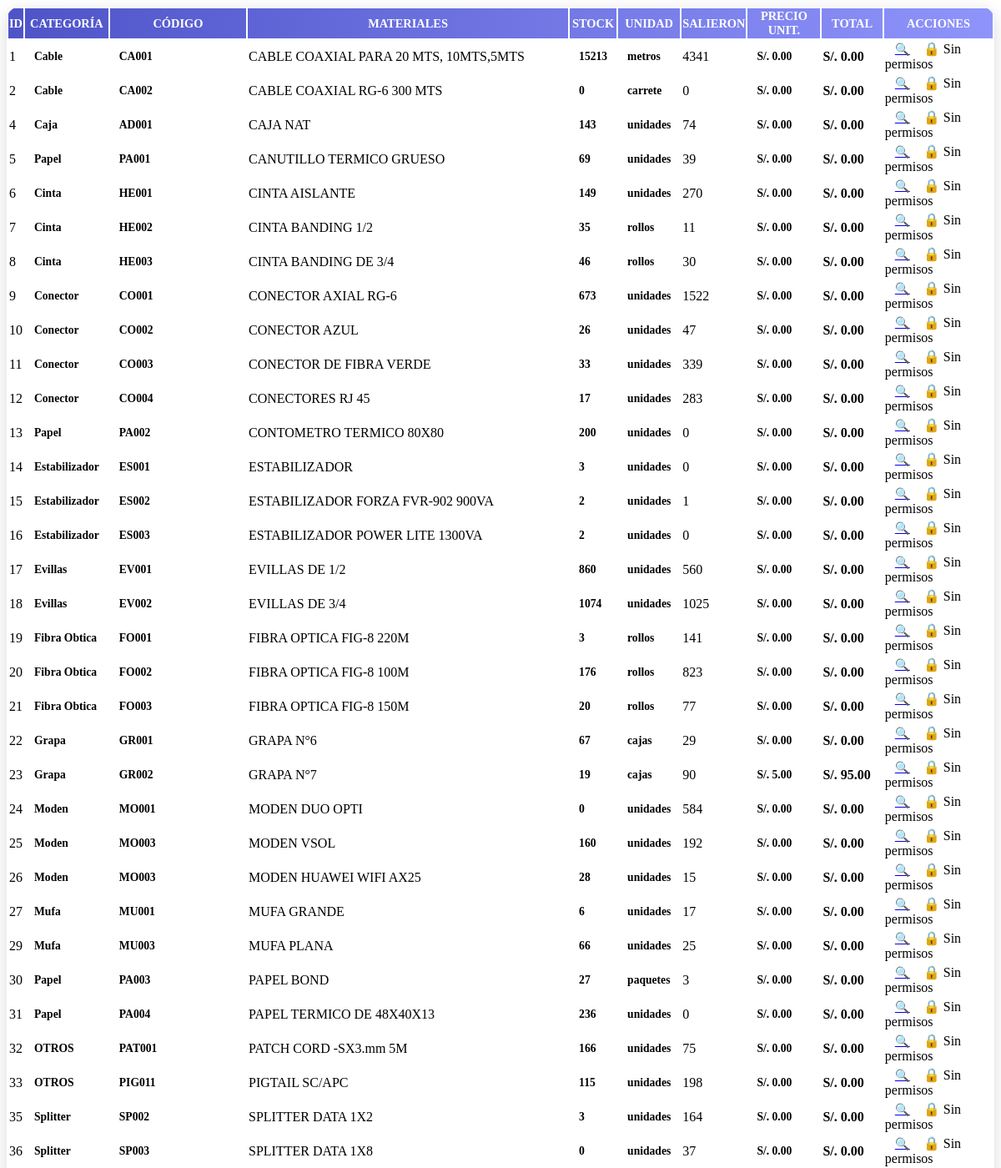
The app's page /filtro_productos.php (upper part) with its own data.
### tables this page shows
CREATE TABLE `productos` (
  `id` int(11) NOT NULL,
  `id_categoria` int(11) DEFAULT NULL,
  `codigo` varchar(50) NOT NULL,
  `nombre` varchar(100) NOT NULL,
  `unidad_medida` enum('par','carrete','rollos','unidades','metros','cajas','paquetes','cientos','docenas','otros') NOT NULL,
  `estado` enum('activo','inactivo') NOT NULL DEFAULT 'activo',
  `precio_unitario` decimal(10,2) NOT NULL DEFAULT 0.00,
  `precio_total` decimal(12,2) NOT NULL DEFAULT 0.00
);

CREATE TABLE `categorias` (
  `id` int(11) NOT NULL,
  `nombre` varchar(100) NOT NULL
);

### filtro_productos.php (the view, shortened to what this page needs)
<?php
include 'conexion.php';
$rol = $_SESSION['rol'] ?? 'usuario';
$sql = "
SELECT
    p.id AS id_producto,
    c.nombre AS categoria,
    p.codigo,
    p.nombre AS materiales,
    COALESCE(e.total_entradas, 0) AS entradas,
    COALESCE(s.total_salidas, 0) AS salieron,
    (COALESCE(e.total_entradas, 0) - COALESCE(s.total_salidas, 0)) AS stock,
    p.unidad_medida,
    p.precio_unitario,
    (p.precio_unitario * (COALESCE(e.total_entradas, 0) - COALESCE(s.total_salidas, 0))) AS precio_total
FROM productos p
LEFT JOIN categorias c ON p.id_categoria = c.id
LEFT JOIN (
    SELECT id_producto, SUM(cantidad) AS total_entradas FROM entradas_productos GROUP BY id_producto
) e ON e.id_producto = p.id
LEFT JOIN (
    SELECT id_producto, SUM(cantidad) AS total_salidas FROM salidas_productos GROUP BY id_producto
) s ON s.id_producto = p.id
WHERE p.estado = 'activo'
";
$resultado = $conexion->query($sql);
?>
<table class="table custom-table table-hover align-middle text-center bg-white">
    <thead>
        <tr>
            <th>ID</th>
            <th>Categoría</th>
            <th>Código</th>
            <th>Materiales</th>
            <th>Stock</th>
            <th>Unidad</th>
            <th>Salieron</th>
            <th>Precio Unit.</th>
            <th>Total</th>
            <th>Acciones</th>
        </tr>
    </thead>
    <tbody>
        <?php if ($resultado->num_rows > 0): ?>
            <?php while ($row = $resultado->fetch_assoc()): ?>
                <?php
                $stock = (int)$row['stock'];
                $salieron = (int)$row['salieron'];
                $stockClass = 'badge-custom bg-light text-dark';
                if ($stock <= 5) $stockClass = 'badge-custom bg-danger text-white';
                else if ($stock <= 15) $stockClass = 'badge-custom bg-warning text-dark';
                else $stockClass = 'badge-custom bg-success text-white';
                ?>
                <tr>
                    <td><?= $row['id_producto'] ?></td>
                    <td><span class="badge-custom bg-primary text-white"><?= htmlspecialchars($row['categoria']) ?></span></td>
                    <td><span class="badge-custom bg-dark text-white"><?= htmlspecialchars($row['codigo']) ?></span></td>
                    <td class="text-start"><?= htmlspecialchars($row['materiales']) ?></td>
                    <td><span class="<?= $stockClass ?>"><?= $stock ?></span></td>
                    <td><span class="badge-custom bg-info text-dark"><?= htmlspecialchars($row['unidad_medida']) ?></span></td>
                    <td><?= $salieron ?></td>
                    <td><span class="badge-custom bg-secondary text-white">S/. <?= number_format($row['precio_unitario'], 2) ?></span></td>
                    <td><strong>S/. <?= number_format($row['precio_total'], 2) ?></strong></td>
                    <td>
                        <a href="detalle_producto.php?id=<?= $row['id_producto'] ?>" class="btn-action btn btn-outline-primary" title="Ver detalle">🔍</a>
                        <?php if ($rol === 'almacenero' || $rol === 'admin'): ?>
                            <a href="editar_producto.php?id=<?= $row['id_producto'] ?>" class="btn-action btn btn-outline-warning" title="Editar">✏️</a>
                            <a href="eliminar_producto.php?id=<?= $row['id_producto'] ?>" class="btn-action btn btn-outline-danger" title="Eliminar" onclick="return confirm('¿Eliminar este producto?');">🗑️</a>
                            <a href="descontinuar_producto.php?id=<?= $row['id_producto'] ?>" class="btn-action btn btn-outline-secondary" title="Inactivar" onclick="return confirm('¿Descontinuar este producto?');">🚫</a>
                        <?php else: ?>
                            <span class="d-block small text-muted">🔒 Sin permisos</span>
                        <?php endif; ?>
                    </td>
                </tr>
            <?php endwhile; ?>
        <?php else: ?>
            <tr>
                <td colspan="10" class="text-center text-muted">🚫 No se encontraron productos activos.</td>
            </tr>
        <?php endif; ?>
    </tbody>
</table>

### filtro_productos.php (style rules this page uses)
table.custom-table { border-radius: 16px; overflow: hidden; box-shadow: 0 6px 20px rgba(0,0,0,0.15); animation: fadeIn 0.6s ease; }
table.custom-table thead { background: linear-gradient(90deg, #4e54c8, #8f94fb); color: #fff; }
table.custom-table thead th { font-weight: 600; text-transform: uppercase; font-size: 0.9rem; position: sticky; top: 0; z-index: 5; }
table.custom-table tbody tr { transition: all 0.25s ease; }
.badge-custom { padding: 6px 10px; border-radius: 8px; font-size: 0.85rem; font-weight: 600; }
.btn-action { border: none; border-radius: 10px; padding: 6px 10px; font-size: 0.9rem; margin: 2px; transition: all 0.3s ease; }

### records on screen
productos: id "1", id_categoria.nombre "Cable", codigo "CA001", nombre "CABLE COAXIAL PARA 20 MTS, 10MTS,5MTS", stock "15213", unidad_medida "metros", salieron "4341", precio_unitario "0.00", precio_total "0.00"
productos: id "2", id_categoria.nombre "Cable", codigo "CA002", nombre "CABLE COAXIAL RG-6 300 MTS", stock "0", unidad_medida "carrete", salieron "0", precio_unitario "0.00", precio_total "0.00"
productos: id "4", id_categoria.nombre "Caja", codigo "AD001", nombre "CAJA NAT", stock "143", unidad_medida "unidades", salieron "74", precio_unitario "0.00", precio_total "0.00"
productos: id "5", id_categoria.nombre "Papel", codigo "PA001", nombre "CANUTILLO TERMICO GRUESO", stock "69", unidad_medida "unidades", salieron "39", precio_unitario "0.00", precio_total "0.00"
productos: id "6", id_categoria.nombre "Cinta", codigo "HE001", nombre "CINTA AISLANTE", stock "149", unidad_medida "unidades", salieron "270", precio_unitario "0.00", precio_total "0.00"
productos: id "7", id_categoria.nombre "Cinta", codigo "HE002", nombre "CINTA BANDING 1/2", stock "35", unidad_medida "rollos", salieron "11", precio_unitario "0.00", precio_total "0.00"
productos: id "8", id_categoria.nombre "Cinta", codigo "HE003", nombre "CINTA BANDING DE 3/4", stock "46", unidad_medida "rollos", salieron "30", precio_unitario "0.00", precio_total "0.00"
productos: id "9", id_categoria.nombre "Conector", codigo "CO001", nombre "CONECTOR AXIAL RG-6", stock "673", unidad_medida "unidades", salieron "1522", precio_unitario "0.00", precio_total "0.00"
productos: id "10", id_categoria.nombre "Conector", codigo "CO002", nombre "CONECTOR AZUL", stock "26", unidad_medida "unidades", salieron "47", precio_unitario "0.00", precio_total "0.00"
productos: id "11", id_categoria.nombre "Conector", codigo "CO003", nombre "CONECTOR DE FIBRA VERDE", stock "33", unidad_medida "unidades", salieron "339", precio_unitario "0.00", precio_total "0.00"
productos: id "12", id_categoria.nombre "Conector", codigo "CO004", nombre "CONECTORES RJ 45", stock "17", unidad_medida "unidades", salieron "283", precio_unitario "0.00", precio_total "0.00"
productos: id "13", id_categoria.nombre "Papel", codigo "PA002", nombre "CONTOMETRO TERMICO 80X80", stock "200", unidad_medida "unidades", salieron "0", precio_unitario "0.00", precio_total "0.00"
productos: id "14", id_categoria.nombre "Estabilizador", codigo "ES001", nombre "ESTABILIZADOR", stock "3", unidad_medida "unidades", salieron "0", precio_unitario "0.00", precio_total "0.00"
productos: id "15", id_categoria.nombre "Estabilizador", codigo "ES002", nombre "ESTABILIZADOR FORZA FVR-902 900VA", stock "2", unidad_medida "unidades", salieron "1", precio_unitario "0.00", precio_total "0.00"
productos: id "16", id_categoria.nombre "Estabilizador", codigo "ES003", nombre "ESTABILIZADOR POWER LITE 1300VA", stock "2", unidad_medida "unidades", salieron "0", precio_unitario "0.00", precio_total "0.00"
productos: id "17", id_categoria.nombre "Evillas", codigo "EV001", nombre "EVILLAS DE 1/2", stock "860", unidad_medida "unidades", salieron "560", precio_unitario "0.00", precio_total "0.00"
productos: id "18", id_categoria.nombre "Evillas", codigo "EV002", nombre "EVILLAS DE 3/4", stock "1074", unidad_medida "unidades", salieron "1025", precio_unitario "0.00", precio_total "0.00"
productos: id "19", id_categoria.nombre "Fibra Obtica", codigo "FO001", nombre "FIBRA OPTICA FIG-8 220M", stock "3", unidad_medida "rollos", salieron "141", precio_unitario "0.00", precio_total "0.00"
productos: id "20", id_categoria.nombre "Fibra Obtica", codigo "FO002", nombre "FIBRA OPTICA FIG-8 100M", stock "176", unidad_medida "rollos", salieron "823", precio_unitario "0.00", precio_total "0.00"
productos: id "21", id_categoria.nombre "Fibra Obtica", codigo "FO003", nombre "FIBRA OPTICA FIG-8 150M", stock "20", unidad_medida "rollos", salieron "77", precio_unitario "0.00", precio_total "0.00"
productos: id "22", id_categoria.nombre "Grapa", codigo "GR001", nombre "GRAPA N°6", stock "67", unidad_medida "cajas", salieron "29", precio_unitario "0.00", precio_total "0.00"
productos: id "23", id_categoria.nombre "Grapa", codigo "GR002", nombre "GRAPA N°7", stock "19", unidad_medida "cajas", salieron "90", precio_unitario "5.00", precio_total "95.00"
productos: id "24", id_categoria.nombre "Moden", codigo "MO001", nombre "MODEN DUO OPTI", stock "0", unidad_medida "unidades", salieron "584", precio_unitario "0.00", precio_total "0.00"
productos: id "25", id_categoria.nombre "Moden", codigo "MO003", nombre "MODEN VSOL", stock "160", unidad_medida "unidades", salieron "192", precio_unitario "0.00", precio_total "0.00"
productos: id "26", id_categoria.nombre "Moden", codigo "MO003", nombre "MODEN HUAWEI WIFI AX25", stock "28", unidad_medida "unidades", salieron "15", precio_unitario "0.00", precio_total "0.00"
productos: id "27", id_categoria.nombre "Mufa", codigo "MU001", nombre "MUFA GRANDE", stock "6", unidad_medida "unidades", salieron "17", precio_unitario "0.00", precio_total "0.00"
productos: id "29", id_categoria.nombre "Mufa", codigo "MU003", nombre "MUFA PLANA", stock "66", unidad_medida "unidades", salieron "25", precio_unitario "0.00", precio_total "0.00"
productos: id "30", id_categoria.nombre "Papel", codigo "PA003", nombre "PAPEL BOND", stock "27", unidad_medida "paquetes", salieron "3", precio_unitario "0.00", precio_total "0.00"
productos: id "31", id_categoria.nombre "Papel", codigo "PA004", nombre "PAPEL TERMICO DE 48X40X13", stock "236", unidad_medida "unidades", salieron "0", precio_unitario "0.00", precio_total "0.00"
productos: id "32", id_categoria.nombre "OTROS", codigo "PAT001", nombre "PATCH CORD -SX3.mm 5M", stock "166", unidad_medida "unidades", salieron "75", precio_unitario "0.00", precio_total "0.00"
productos: id "33", id_categoria.nombre "OTROS", codigo "PIG011", nombre "PIGTAIL SC/APC", stock "115", unidad_medida "unidades", salieron "198", precio_unitario "0.00", precio_total "0.00"
productos: id "35", id_categoria.nombre "Splitter", codigo "SP002", nombre "SPLITTER DATA 1X2", stock "3", unidad_medida "unidades", salieron "164", precio_unitario "0.00", precio_total "0.00"
productos: id "36", id_categoria.nombre "Splitter", codigo "SP003", nombre "SPLITTER DATA 1X8", stock "0", unidad_medida "unidades", salieron "37", precio_unitario "0.00", precio_total "0.00"
